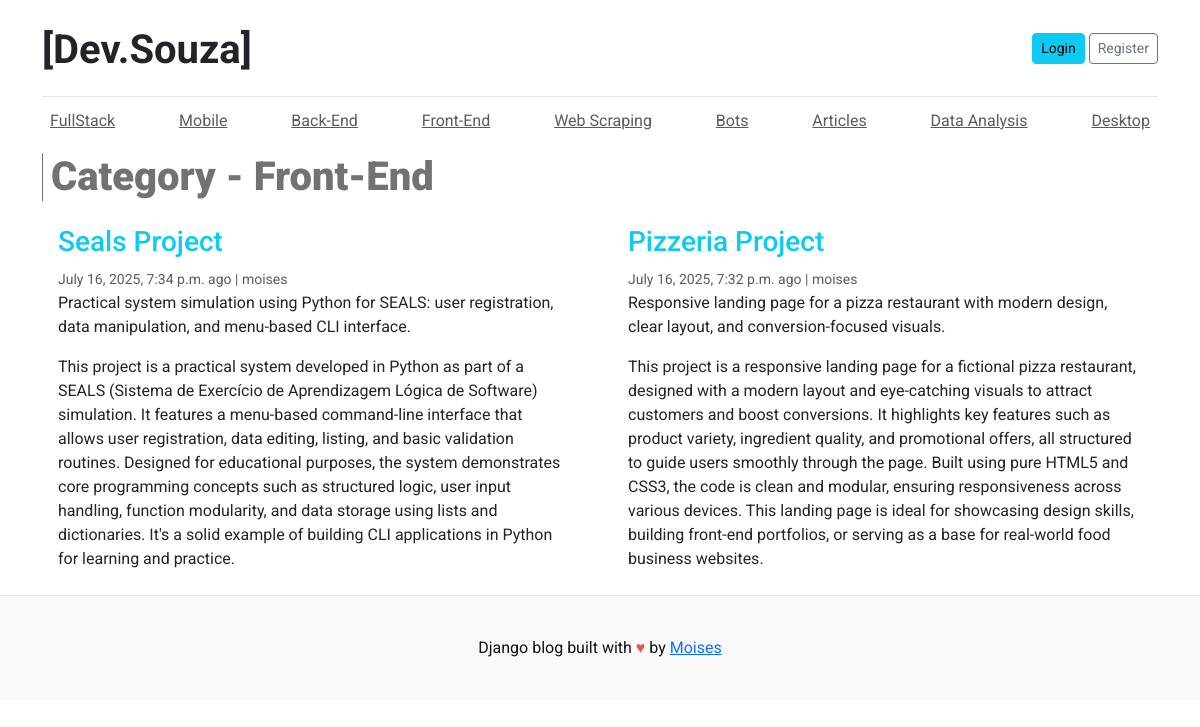
The page /category/5/ on the database its author committed.
### blog_projects/models.py (models this page shows, shortened)
class Category(models.Model):
    category_name = models.CharField(max_length=100)
    updated_at = models.DateTimeField(auto_now=True)
    created_at = models.DateTimeField(auto_now_add=True)
    class Meta:
        verbose_name_plural = "categories"

class Blog(models.Model):
    title = models.CharField(max_length=200)
    slug = models.SlugField(max_length=200, unique=True)
    category = models.ForeignKey(Category, on_delete=models.CASCADE)
    author = models.ForeignKey(User, on_delete=models.CASCADE)
    technologies = models.CharField(max_length=200)
    video = models.FileField(upload_to='projects/videos/', blank=True, null=True)
    image = models.ImageField(upload_to='uploads/%Y/%m/%d')
    short_description = models.TextField(max_length=500)
    blog_body = models.TextField(max_length=2000)
    status = models.CharField(max_length=20,choices=STATUS_CHOICES, default='Draft')
    url_demo_live = models.CharField(blank=True, null=True)
    url_github = models.URLField(max_length=255,blank=True, null=True)
    is_featured = models.BooleanField(default=False)
    created_at = models.DateTimeField(auto_now_add=True)
    updated_at = models.DateTimeField(auto_now=True)
    class Meta:
        verbose_name_plural = "blogs"
        ordering = ['-created_at']  # Order by creation date descending

### blog_projects/views.py (the view)
# urls.py: path('category/<int:category_id>/', views.posts_by_category, name='posts_by_category'),
def posts_by_category(request, category_id):
    categories = Category.objects.all()
    category = Category.objects.get(id=category_id)
    blogs = Blog.objects.filter(category=category, status='Published')
    context = {
        'blogs': blogs,
        'category': category.category_name,
        'categories': categories,
        'selected_category': category,
    }
    return render(request, 'posts_by_category.html', context)

### templates/posts_by_category.html (shortened to what this page needs)
{% extends "base.html" %}
{% load static %}
{% block content %}
<h1 class="container-container">Category - {{ category }}</h1>
<div class="row mb-2">
{% if blogs%}
  {% for post in blogs %}
    <div class="col-md-6">
      <div class="card border-0" >
        <div class="card-body">
          <a href="{% url 'post_detail' post.slug %}" style="text-decoration:none;"><h3 class="text-info">{{ post.title }}</h3></a>
          <small class="mb-1 text-muted">{{post.created_at}} ago | {{post.author}}</small>
          <p class="card-text">{{ post.short_description }}</p>
          <p class="card-text">{{ post.blog_body }}</p>
        </div>
      </div>
    </div>
  {% endfor %}
{% else %}
    <div class="col-md-12">
        <div class="alert alert-info" role="alert">
        No posts available in this category.
        </div>
    </div>
    {% endif %}
    </div>
</div>
{% endblock %}

### templates/base.html (shortened to what this page needs)
{% load static %}
<!DOCTYPE html>
<html lang="en">
<head>
    <link href="https://cdn.jsdelivr.net/npm/bootstrap@5.3.0/dist/css/bootstrap.min.css" rel="stylesheet">
    <link href="https://cdn.jsdelivr.net/npm/bootstrap-icons@1.10.5/font/bootstrap-icons.css" rel="stylesheet">
    <link href="https://cdn.jsdelivr.net/npm/bootstrap@5.3.0/dist/css/bootstrap.min.css" rel="stylesheet">
    <link rel="stylesheet" href="https://cdn.jsdelivr.net/npm/bootstrap-icons@1.11.3/font/bootstrap-icons.css">
    <link rel="stylesheet" href="{% static 'css/style.css' %}">
  </head>
<body>
    <div class="container">
      <header class="blog-header py-3">
        <div class="row flex-nowrap justify-content-between align-items-center">
          <div class="col-8 pt-1">
            <a class="fw-bold blog-header-logo text-dark" href="{% url 'home' %}" style="text-decoration:none;">[Dev.Souza]</a>
          </div>
          <div class="col-4 d-flex justify-content-end align-items-center">
            <a class="btn btn-sm btn-info" href="#">Login</a> &nbsp;
            <a class="btn btn-sm btn-outline-secondary" href="#">Register</a>
          </div>
        </div>
      </header>
      <div class="nav-scroller py-1 mb-2">
        <nav class="nav d-flex justify-content-between">
          {% for cat in categories %}
          <a id="navbar" class="p-2 text-muted" href="{% url 'posts_by_category' cat.id %}">{{ cat.category_name }}</a>
          {% endfor %}
        </nav>
      </div>
{% block content %}
{% endblock %}
<footer id="blog-footer" class="blog-footer">
  <p>Django blog built with <span style="color: #e25555;">&hearts;</span> by <a href="https://github.com/LinuxEater" target="_blank">Moises</a></p>
</footer>
</body>
</html>

### blog_main/static/css/style.css (style rules this page uses)
body { font-family: 'Roboto'!important; }
.blog-header { border-bottom: 1px solid #e5e5e5; }
.blog-header-logo { font-family: "Roboto", Georgia, "Times New Roman", serif; font-size: 2.50rem; }
h1, h2, h3, h4, h5, h6 { font-family: "Roboto", Georgia, "Times New Roman", serif; }
.blog-footer { padding: 2.5rem 0; color: #131212; text-align: center; background-color: #f9f9f9; border-top: .05rem solid #e5e5e5; }
.blog-footer p:last-child { margin-bottom: 0; }
.container-container,#posts-card { color: #727272; font-family: 'Roboto', sans-serif; font-weight: 1000; border-left: #727272 solid 0.1rem; padding-left: 0.5rem; }
#navbar { transition: all 0.5s ease-in-out; }

### rows shown on the page
Category: category_name "FullStack"
Category: category_name "Mobile"
Category: category_name "Back-End"
Category: category_name "Front-End"
Category: category_name "Web Scraping"
Category: category_name "Bots"
Category: category_name "Articles"
Category: category_name "Data Analysis"
Category: category_name "Desktop"
Blog: title "Seals Project", created_at "July 16, 2025, 7:34 p.m.", author "moises", short_description "Practical system simulation using Python for SEALS: user registration, data manipulation, and menu-based CLI interface.", blog_body "This project is a practical system developed in Python as part of a SEALS (Sistema de Exercício de Aprendizagem Lógica de Software) simulation. It features a menu-based command-line interface that allows user registration, data editing, listing, and basic validation routines. Designed for educational purposes, the system demonstrates core programming concepts such as structured logic, user input handling, function modularity, and data storage using lists and dictionaries. It's a solid example of building CLI applications in Python for learning and practice."
Blog: title "Pizzeria Project", created_at "July 16, 2025, 7:32 p.m.", author "moises", short_description "Responsive landing page for a pizza restaurant with modern design, clear layout, and conversion-focused visuals.", blog_body "This project is a responsive landing page for a fictional pizza restaurant, designed with a modern layout and eye-catching visuals to attract customers and boost conversions. It highlights key features such as product variety, ingredient quality, and promotional offers, all structured to guide users smoothly through the page. Built using pure HTML5 and CSS3, the code is clean and modular, ensuring responsiveness across various devices. This landing page is ideal for showcasing design skills, building front-end portfolios, or serving as a base for real-world food business websites."
